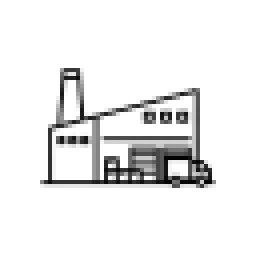
#> input picture almacen.png, 64 x 64 px (shown 4 times larger)
$ python imagenPrueba.py
#> lines starting #> are read from the running program, lines starting #| are printed output that depends on the picture
import matplotlib.pyplot as plt
import networkx as nx
from matplotlib.offsetbox import OffsetImage, AnnotationBbox
import os

# --- 1. Cargar la imagen desde un archivo local ---
try:
    script_dir = os.path.dirname(os.path.abspath(__file__))
    image_path = os.path.join(script_dir, 'almacen.png')

    print(f"Buscando imagen en: {image_path}")

    img = plt.imread(image_path)
#> img is the input picture: shape (64, 64, 4) float32; mean R, G, B, A 0.000336, 0.000124, 0.000349, 0.0746

except FileNotFoundError:
    print(f"Error: No se encontró en la ruta: {image_path}")
    img = None
except Exception as e:
    print(f"Error al cargar la imagen: {e}")
    img = None

# --- 3. Creación del Grafo y Definición de Roles ---
G = nx.Graph()
G.add_edges_from([(0, 1), (1, 2)])
pos = {0: (0, 0), 1: (1, 0), 2: (2, 0)}

# --- Define qué nodos son especiales ---
nodos_fuente = [1]
nodos_normales = [0, 2]

# --- 4. Lógica de Dibujo ---
fig, ax = plt.subplots(figsize=(8, 4))

# Dibuja las aristas (al fondo)
nx.draw_networkx_edges(G, pos, ax=ax, width=2.0, alpha=0.7)

# --- Dibuja los NODOS NORMALES (azules) ---
nx.draw_networkx_nodes(G, pos,
                       nodelist=nodos_normales,
                       ax=ax,
                       node_color="#3B8ED0",
                       node_size=1000)

# --- Dibuja los NODOS FUENTE (verdes) ---
nx.draw_networkx_nodes(G, pos,
                       nodelist=nodos_fuente,
                       ax=ax,
                       node_color="#28A745", # Color verde para fuentes
                       node_size=1000)

# --- Dibuja ETIQUETAS para nodos NORMALES (centradas) ---
labels_normales = {n: str(n) for n in nodos_normales}
nx.draw_networkx_labels(G, pos,
                       labels=labels_normales,
                       ax=ax,
                       font_weight='bold')

# --- 5. Superponer Imágenes y Etiquetas para nodos FUENTE ---
if img is not None:
    print("Imagen cargada. Superponiendo sobre nodos fuente...")

    image_size = 0.3 # Tamaño de la imagen
    label_offset = 0.3 # Qué tan abajo poner el número

    # --- Define dónde irán las etiquetas de las fuentes ---
    pos_labels_fuente = {}

    for node in nodos_fuente:
        x, y = pos[node] # Posición del nodo

        # 5a. Dibuja la imagen centrada
        extent = [
            x - image_size / 2,
            x + image_size / 2,
            y - image_size / 2,
            y + image_size / 2
        ]
        ax.imshow(img, extent=extent, zorder=5)

        # 5b. Prepara la etiqueta para dibujarla DEBAJO
        pos_labels_fuente[node] = (x, y - label_offset)
#> after the loop, pos_labels_fuente = {1: (1, -0.3)}

    # 5c. Dibuja las etiquetas de las fuentes (debajo)
    labels_fuente = {n: str(n) for n in nodos_fuente}
    nx.draw_networkx_labels(G, pos_labels_fuente,
                           labels=labels_fuente,
                           ax=ax,
                           font_weight='bold',
                           font_color='black')

    print("Imágenes y etiquetas especiales dibujadas.")

else:
    # Si falla la carga de imagen, dibuja todas las etiquetas centradas
    print("No se cargó la imagen. Dibujando todas las etiquetas numéricas.")
    nx.draw_networkx_labels(G, pos,
                           labels={n: str(n) for n in G.nodes()},
                           ax=ax,
                           font_weight='bold')


ax.set_title("Ejemplo de Nodos Mixtos (Normal vs. Imagen+Label)")
ax.set_xlim(-0.5, 2.5)
# Ajustamos el límite Y para que la etiqueta de abajo no se corte
ax.set_ylim(-0.5, 0.5)
ax.axis('off')
plt.show()
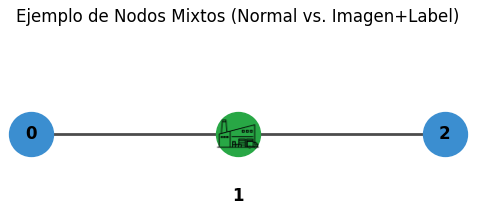
#> figure drawn by matplotlib, 1 panel
